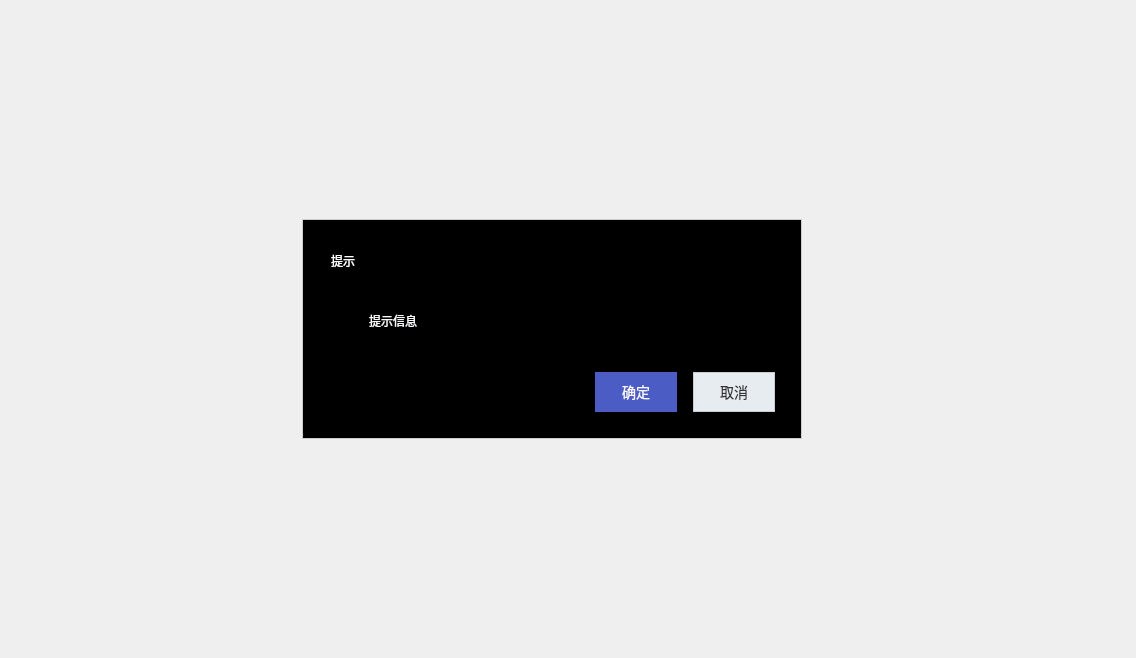
<?xml version="1.0" encoding="UTF-8"?>
<ui version="4.0">
 <class>MyMessageBox_WithTitle</class>
 <widget class="QDialog" name="MyMessageBox_WithTitle">
  <property name="geometry">
   <rect>
    <x>0</x>
    <y>0</y>
    <width>1136</width>
    <height>658</height>
   </rect>
  </property>
  <property name="windowTitle">
   <string>Epen Teacher</string>
  </property>
  <layout class="QHBoxLayout" name="horizontalLayout_4">
   <property name="leftMargin">
    <number>0</number>
   </property>
   <property name="topMargin">
    <number>0</number>
   </property>
   <property name="rightMargin">
    <number>0</number>
   </property>
   <property name="bottomMargin">
    <number>0</number>
   </property>
   <item>
    <widget class="QWidget" name="widget_back" native="true">
     <property name="styleSheet">
      <string notr="true">QWidget#widget_back
{
	background-color: rgba(255, 255, 255, 0);
border:0px solid rgb(33, 33, 33);
margin:1px; /*距离边框距离*/ 
}
</string>
     </property>
     <layout class="QVBoxLayout" name="verticalLayout_5">
      <item>
       <spacer name="verticalSpacer_4">
        <property name="orientation">
         <enum>Qt::Vertical</enum>
        </property>
        <property name="sizeHint" stdset="0">
         <size>
          <width>20</width>
          <height>40</height>
         </size>
        </property>
       </spacer>
      </item>
      <item>
       <layout class="QHBoxLayout" name="horizontalLayout_7">
        <property name="leftMargin">
         <number>23</number>
        </property>
        <property name="rightMargin">
         <number>23</number>
        </property>
        <item>
         <spacer name="horizontalSpacer_3">
          <property name="orientation">
           <enum>Qt::Horizontal</enum>
          </property>
          <property name="sizeHint" stdset="0">
           <size>
            <width>300</width>
            <height>20</height>
           </size>
          </property>
         </spacer>
        </item>
        <item>
         <widget class="QWidget" name="widget_background" native="true">
          <property name="minimumSize">
           <size>
            <width>500</width>
            <height>210</height>
           </size>
          </property>
          <property name="styleSheet">
           <string notr="true">QWidget#widget_background
{
	border:1px solid #03091b;
	background-color: rgba(0, 0, 0, 1);
border:1px solid #cccccc;
}
</string>
          </property>
          <layout class="QVBoxLayout" name="verticalLayout">
           <property name="spacing">
            <number>0</number>
           </property>
           <property name="leftMargin">
            <number>1</number>
           </property>
           <property name="topMargin">
            <number>1</number>
           </property>
           <property name="rightMargin">
            <number>1</number>
           </property>
           <property name="bottomMargin">
            <number>1</number>
           </property>
           <item>
            <widget class="QWidget" name="widget_title" native="true">
             <property name="sizePolicy">
              <sizepolicy hsizetype="Preferred" vsizetype="Fixed">
               <horstretch>0</horstretch>
               <verstretch>0</verstretch>
              </sizepolicy>
             </property>
             <property name="minimumSize">
              <size>
               <width>100</width>
               <height>32</height>
              </size>
             </property>
             <property name="styleSheet">
              <string notr="true"/>
             </property>
             <layout class="QHBoxLayout" name="horizontalLayout_2">
              <property name="spacing">
               <number>3</number>
              </property>
              <property name="leftMargin">
               <number>23</number>
              </property>
              <property name="topMargin">
               <number>0</number>
              </property>
              <property name="rightMargin">
               <number>0</number>
              </property>
              <property name="bottomMargin">
               <number>0</number>
              </property>
              <item>
               <spacer name="horizontalSpacer_5">
                <property name="orientation">
                 <enum>Qt::Horizontal</enum>
                </property>
                <property name="sizeHint" stdset="0">
                 <size>
                  <width>40</width>
                  <height>20</height>
                 </size>
                </property>
               </spacer>
              </item>
              <item>
               <widget class="QWidget" name="widget_menu" native="true">
                <property name="sizePolicy">
                 <sizepolicy hsizetype="Minimum" vsizetype="Preferred">
                  <horstretch>0</horstretch>
                  <verstretch>0</verstretch>
                 </sizepolicy>
                </property>
                <layout class="QHBoxLayout" name="horizontalLayout">
                 <property name="spacing">
                  <number>0</number>
                 </property>
                 <property name="leftMargin">
                  <number>0</number>
                 </property>
                 <property name="topMargin">
                  <number>0</number>
                 </property>
                 <property name="rightMargin">
                  <number>0</number>
                 </property>
                 <property name="bottomMargin">
                  <number>0</number>
                 </property>
                 <item>
                  <widget class="QPushButton" name="btnMenu_Close">
                   <property name="sizePolicy">
                    <sizepolicy hsizetype="Minimum" vsizetype="Expanding">
                     <horstretch>0</horstretch>
                     <verstretch>0</verstretch>
                    </sizepolicy>
                   </property>
                   <property name="minimumSize">
                    <size>
                     <width>40</width>
                     <height>0</height>
                    </size>
                   </property>
                   <property name="cursor">
                    <cursorShape>ArrowCursor</cursorShape>
                   </property>
                   <property name="focusPolicy">
                    <enum>Qt::NoFocus</enum>
                   </property>
                   <property name="toolTip">
                    <string>关闭</string>
                   </property>
                   <property name="styleSheet">
                    <string notr="true">QPushButton{ 
image: url(:image/close_2_normal.png);
border-radius:0px; 
} 
QPushButton:hover{ 
image: url(:image/close_hover.png);
border-radius:0px; 
	background-color: qlineargradient(spread:pad, x1:0, y1:1, x2:0, y2:0, stop:0 rgba(238, 0, 0, 128), stop:1 rgba(238, 44, 44, 255));
}


QPushButton:pressed{ 
image: url(:image/close_hover.png);
border-radius:0px; 
}
</string>
                   </property>
                   <property name="text">
                    <string/>
                   </property>
                   <property name="flat">
                    <bool>true</bool>
                   </property>
                  </widget>
                 </item>
                </layout>
               </widget>
              </item>
             </layout>
            </widget>
           </item>
           <item>
            <widget class="QWidget" name="widget_main" native="true">
             <property name="styleSheet">
              <string notr="true"/>
             </property>
             <layout class="QVBoxLayout" name="verticalLayout_2">
              <property name="spacing">
               <number>0</number>
              </property>
              <property name="leftMargin">
               <number>28</number>
              </property>
              <property name="topMargin">
               <number>0</number>
              </property>
              <property name="rightMargin">
               <number>26</number>
              </property>
              <property name="bottomMargin">
               <number>26</number>
              </property>
              <item>
               <widget class="QLabel" name="lab_Title">
                <property name="sizePolicy">
                 <sizepolicy hsizetype="Expanding" vsizetype="Preferred">
                  <horstretch>0</horstretch>
                  <verstretch>0</verstretch>
                 </sizepolicy>
                </property>
                <property name="styleSheet">
                 <string notr="true">font: 22px &quot;微软雅黑&quot;;
color:#ffffff;
</string>
                </property>
                <property name="text">
                 <string>提示</string>
                </property>
                <property name="alignment">
                 <set>Qt::AlignLeading|Qt::AlignLeft|Qt::AlignVCenter</set>
                </property>
               </widget>
              </item>
              <item>
               <spacer name="verticalSpacer_3">
                <property name="orientation">
                 <enum>Qt::Vertical</enum>
                </property>
                <property name="sizeType">
                 <enum>QSizePolicy::Fixed</enum>
                </property>
                <property name="sizeHint" stdset="0">
                 <size>
                  <width>20</width>
                  <height>20</height>
                 </size>
                </property>
               </spacer>
              </item>
              <item>
               <layout class="QHBoxLayout" name="horizontalLayout_5">
                <property name="spacing">
                 <number>18</number>
                </property>
                <property name="topMargin">
                 <number>0</number>
                </property>
                <item>
                 <layout class="QVBoxLayout" name="verticalLayout_3">
                  <property name="spacing">
                   <number>0</number>
                  </property>
                  <item>
                   <widget class="QLabel" name="lab_ico_succees">
                    <property name="sizePolicy">
                     <sizepolicy hsizetype="Preferred" vsizetype="Preferred">
                      <horstretch>0</horstretch>
                      <verstretch>0</verstretch>
                     </sizepolicy>
                    </property>
                    <property name="maximumSize">
                     <size>
                      <width>38</width>
                      <height>38</height>
                     </size>
                    </property>
                    <property name="styleSheet">
                     <string notr="true">font: 18px &quot;微软雅黑&quot;;
color:#666666;</string>
                    </property>
                    <property name="text">
                     <string/>
                    </property>
                    <property name="pixmap">
                     <pixmap>:/image/ic-icon-success.png</pixmap>
                    </property>
                    <property name="scaledContents">
                     <bool>false</bool>
                    </property>
                    <property name="alignment">
                     <set>Qt::AlignCenter</set>
                    </property>
                    <property name="wordWrap">
                     <bool>false</bool>
                    </property>
                   </widget>
                  </item>
                  <item>
                   <widget class="QLabel" name="lab_ico_erro">
                    <property name="sizePolicy">
                     <sizepolicy hsizetype="Preferred" vsizetype="Expanding">
                      <horstretch>0</horstretch>
                      <verstretch>0</verstretch>
                     </sizepolicy>
                    </property>
                    <property name="maximumSize">
                     <size>
                      <width>38</width>
                      <height>38</height>
                     </size>
                    </property>
                    <property name="styleSheet">
                     <string notr="true">font: 18px &quot;微软雅黑&quot;;
color:#666666;</string>
                    </property>
                    <property name="text">
                     <string/>
                    </property>
                    <property name="pixmap">
                     <pixmap>:/image/ic-icon-error.png</pixmap>
                    </property>
                    <property name="scaledContents">
                     <bool>false</bool>
                    </property>
                    <property name="alignment">
                     <set>Qt::AlignCenter</set>
                    </property>
                    <property name="wordWrap">
                     <bool>false</bool>
                    </property>
                   </widget>
                  </item>
                  <item>
                   <widget class="QLabel" name="lab_ico_warnning">
                    <property name="sizePolicy">
                     <sizepolicy hsizetype="Preferred" vsizetype="Expanding">
                      <horstretch>0</horstretch>
                      <verstretch>0</verstretch>
                     </sizepolicy>
                    </property>
                    <property name="maximumSize">
                     <size>
                      <width>38</width>
                      <height>38</height>
                     </size>
                    </property>
                    <property name="styleSheet">
                     <string notr="true">font: 18px &quot;微软雅黑&quot;;
color:#666666;</string>
                    </property>
                    <property name="text">
                     <string/>
                    </property>
                    <property name="pixmap">
                     <pixmap>:/image/ic-icon-danger.png</pixmap>
                    </property>
                    <property name="scaledContents">
                     <bool>false</bool>
                    </property>
                    <property name="alignment">
                     <set>Qt::AlignCenter</set>
                    </property>
                    <property name="wordWrap">
                     <bool>false</bool>
                    </property>
                   </widget>
                  </item>
                  <item>
                   <spacer name="verticalSpacer_2">
                    <property name="orientation">
                     <enum>Qt::Vertical</enum>
                    </property>
                    <property name="sizeHint" stdset="0">
                     <size>
                      <width>20</width>
                      <height>40</height>
                     </size>
                    </property>
                   </spacer>
                  </item>
                 </layout>
                </item>
                <item>
                 <layout class="QVBoxLayout" name="verticalLayout_4">
                  <property name="spacing">
                   <number>0</number>
                  </property>
                  <property name="rightMargin">
                   <number>0</number>
                  </property>
                  <item>
                   <widget class="QLabel" name="lab_info">
                    <property name="sizePolicy">
                     <sizepolicy hsizetype="Expanding" vsizetype="Expanding">
                      <horstretch>0</horstretch>
                      <verstretch>0</verstretch>
                     </sizepolicy>
                    </property>
                    <property name="minimumSize">
                     <size>
                      <width>0</width>
                      <height>38</height>
                     </size>
                    </property>
                    <property name="styleSheet">
                     <string notr="true">font: 18px &quot;微软雅黑&quot;;
color:#f8f8fa;</string>
                    </property>
                    <property name="text">
                     <string>提示信息</string>
                    </property>
                    <property name="scaledContents">
                     <bool>false</bool>
                    </property>
                    <property name="alignment">
                     <set>Qt::AlignLeading|Qt::AlignLeft|Qt::AlignVCenter</set>
                    </property>
                    <property name="wordWrap">
                     <bool>true</bool>
                    </property>
                   </widget>
                  </item>
                  <item>
                   <spacer name="verticalSpacer">
                    <property name="orientation">
                     <enum>Qt::Vertical</enum>
                    </property>
                    <property name="sizeType">
                     <enum>QSizePolicy::Preferred</enum>
                    </property>
                    <property name="sizeHint" stdset="0">
                     <size>
                      <width>20</width>
                      <height>20</height>
                     </size>
                    </property>
                   </spacer>
                  </item>
                 </layout>
                </item>
               </layout>
              </item>
              <item>
               <layout class="QHBoxLayout" name="horizontalLayout_3">
                <property name="spacing">
                 <number>0</number>
                </property>
                <item>
                 <spacer name="horizontalSpacer">
                  <property name="orientation">
                   <enum>Qt::Horizontal</enum>
                  </property>
                  <property name="sizeHint" stdset="0">
                   <size>
                    <width>40</width>
                    <height>20</height>
                   </size>
                  </property>
                 </spacer>
                </item>
                <item>
                 <widget class="QPushButton" name="pushButton_accept">
                  <property name="minimumSize">
                   <size>
                    <width>82</width>
                    <height>40</height>
                   </size>
                  </property>
                  <property name="cursor">
                   <cursorShape>PointingHandCursor</cursorShape>
                  </property>
                  <property name="focusPolicy">
                   <enum>Qt::StrongFocus</enum>
                  </property>
                  <property name="styleSheet">
                   <string notr="true">QPushButton
{ 
background-color:#4b5cc4;
color: #f8f8fa;
font-size:14px;
font-family:&quot;微软雅黑&quot;;

border:1px solid #4b5cc4;
border-radius: 0px; 

} 
QPushButton:hover{ 
background-color:#8386bc;
} 
QPushButton:pressed{ 
background-color:#8386bc;
}






</string>
                  </property>
                  <property name="text">
                   <string>确定</string>
                  </property>
                  <property name="icon">
                   <iconset>
                    <normaloff>:/image/update.png</normaloff>:/image/update.png</iconset>
                  </property>
                  <property name="iconSize">
                   <size>
                    <width>20</width>
                    <height>20</height>
                   </size>
                  </property>
                 </widget>
                </item>
                <item>
                 <spacer name="horizontalSpacer_4">
                  <property name="orientation">
                   <enum>Qt::Horizontal</enum>
                  </property>
                  <property name="sizeType">
                   <enum>QSizePolicy::Fixed</enum>
                  </property>
                  <property name="sizeHint" stdset="0">
                   <size>
                    <width>16</width>
                    <height>20</height>
                   </size>
                  </property>
                 </spacer>
                </item>
                <item>
                 <widget class="QPushButton" name="pushButto_reject">
                  <property name="minimumSize">
                   <size>
                    <width>82</width>
                    <height>40</height>
                   </size>
                  </property>
                  <property name="cursor">
                   <cursorShape>PointingHandCursor</cursorShape>
                  </property>
                  <property name="focusPolicy">
                   <enum>Qt::StrongFocus</enum>
                  </property>
                  <property name="styleSheet">
                   <string notr="true">QPushButton
{ 
background-color: #e7ecf1; 
color: #333333;
font-size:14px;
font-family:&quot;微软雅黑&quot;;

border:1px solid #c8cbd3;
border-radius: 0px; 

padding: 3px;

} 
QPushButton:hover{ 
background-color: #c7ccd1; 
} 
QPushButton:pressed{ 
background-color: #c7ccd1; 
}



</string>
                  </property>
                  <property name="text">
                   <string>取消</string>
                  </property>
                  <property name="icon">
                   <iconset>
                    <normaloff>:/image/close.png</normaloff>:/image/close.png</iconset>
                  </property>
                  <property name="iconSize">
                   <size>
                    <width>20</width>
                    <height>20</height>
                   </size>
                  </property>
                 </widget>
                </item>
               </layout>
              </item>
             </layout>
            </widget>
           </item>
          </layout>
         </widget>
        </item>
        <item>
         <spacer name="horizontalSpacer_2">
          <property name="orientation">
           <enum>Qt::Horizontal</enum>
          </property>
          <property name="sizeHint" stdset="0">
           <size>
            <width>331</width>
            <height>20</height>
           </size>
          </property>
         </spacer>
        </item>
       </layout>
      </item>
      <item>
       <spacer name="verticalSpacer_5">
        <property name="orientation">
         <enum>Qt::Vertical</enum>
        </property>
        <property name="sizeHint" stdset="0">
         <size>
          <width>20</width>
          <height>40</height>
         </size>
        </property>
       </spacer>
      </item>
     </layout>
    </widget>
   </item>
  </layout>
 </widget>
 <resources/>
 <connections>
  <connection>
   <sender>btnMenu_Close</sender>
   <signal>clicked()</signal>
   <receiver>MyMessageBox_WithTitle</receiver>
   <slot>reject()</slot>
   <hints>
    <hint type="sourcelabel">
     <x>732</x>
     <y>34</y>
    </hint>
    <hint type="destinationlabel">
     <x>998</x>
     <y>28</y>
    </hint>
   </hints>
  </connection>
  <connection>
   <sender>pushButton_accept</sender>
   <signal>clicked()</signal>
   <receiver>MyMessageBox_WithTitle</receiver>
   <slot>accept()</slot>
   <hints>
    <hint type="sourcelabel">
     <x>568</x>
     <y>173</y>
    </hint>
    <hint type="destinationlabel">
     <x>557</x>
     <y>417</y>
    </hint>
   </hints>
  </connection>
  <connection>
   <sender>pushButto_reject</sender>
   <signal>clicked()</signal>
   <receiver>MyMessageBox_WithTitle</receiver>
   <slot>reject()</slot>
   <hints>
    <hint type="sourcelabel">
     <x>672</x>
     <y>173</y>
    </hint>
    <hint type="destinationlabel">
     <x>654</x>
     <y>423</y>
    </hint>
   </hints>
  </connection>
 </connections>
</ui>
